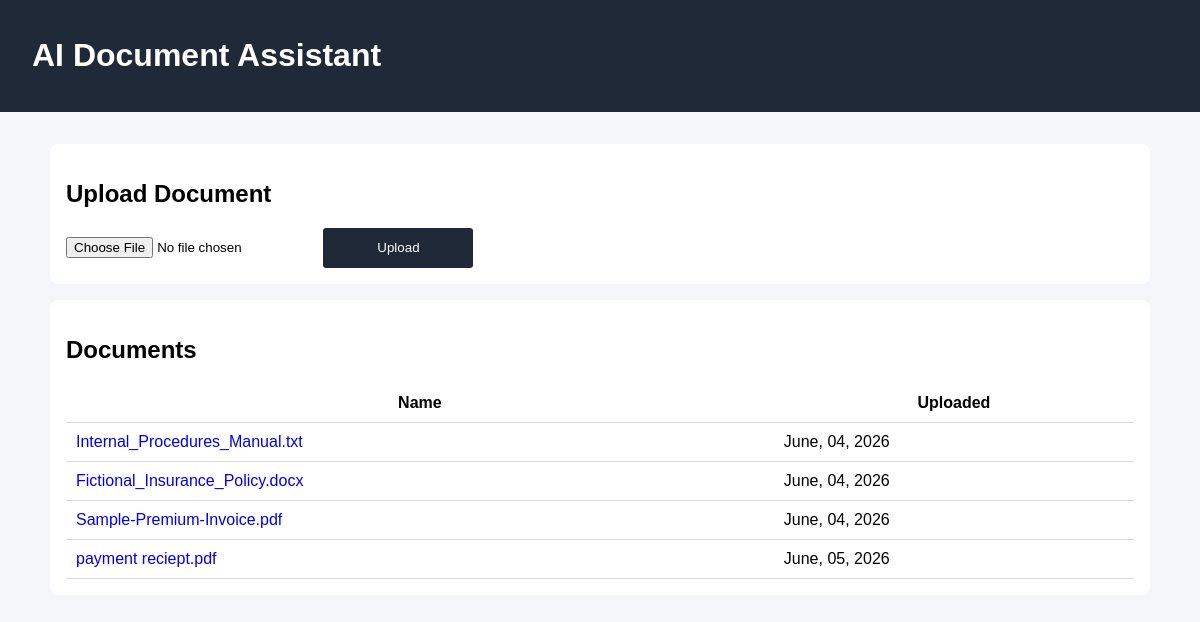
/documents, run on an earlier commit of the app's database.
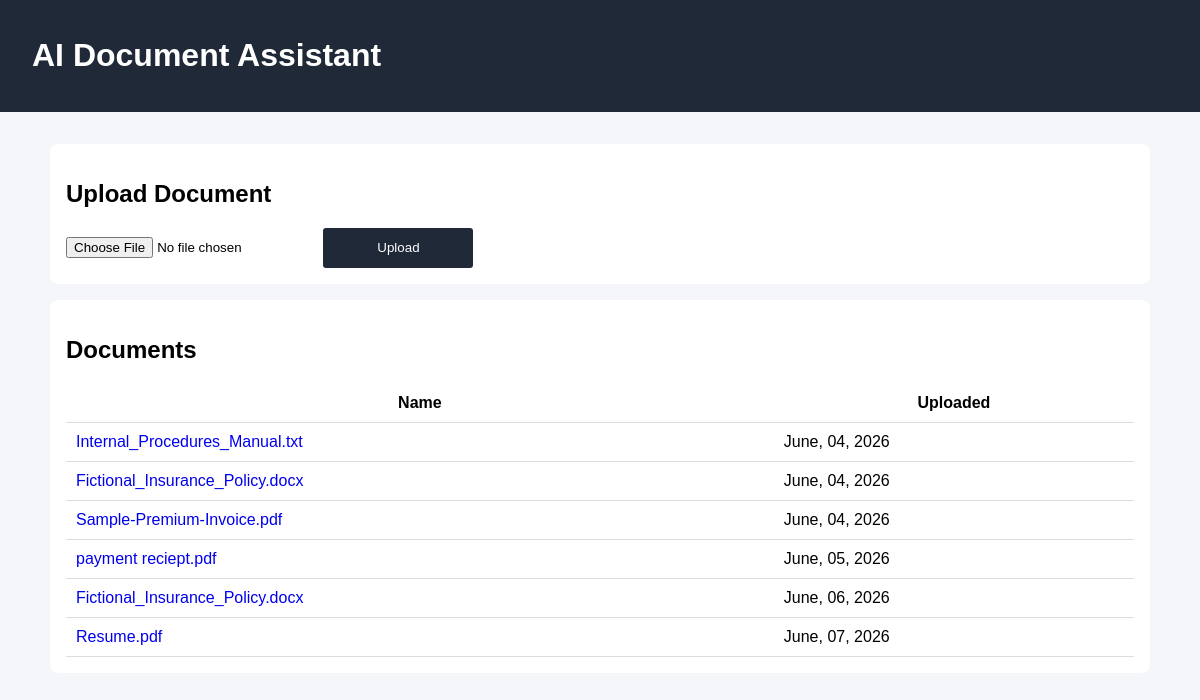
And on a later commit of the database.
### app/models.py (models this page shows, shortened)
class Document(Base):
    __tablename__ = "documents"
    id:Mapped[int] = mapped_column(Integer, primary_key=True, index=True)
    stored_filename: Mapped[str] = mapped_column(String(200),nullable=False)
    original_filename:Mapped[str] = mapped_column(String(200), nullable=False)
    uploaded_at:Mapped[datetime] = mapped_column(DateTime(timezone=True), default=lambda:datetime.now(UTC))
    questions:Mapped[list[Question]] = relationship(back_populates="document", cascade="all, delete-orphan")
    summary: Mapped[Summary] = relationship(back_populates="document", uselist=False, cascade="all, delete-orphan")
    extraction:Mapped[Extraction] = relationship(back_populates="document", uselist=False, cascade="all, delete-orphan")
    analysis: Mapped["DocumentAnalysis"] = relationship(back_populates="document", uselist=False, cascade="all, delete-orphan")

### app/web/documents.py (the view)
@router.get("/", include_in_schema=False, name="home")
@router.get("/documents", include_in_schema=False, name="documents")
def get_documents(request:Request, db:Annotated[Session, Depends(get_db)]):
    result = db.execute(select(models.Document))
    documents = result.scalars().all()
    return templates.TemplateResponse(
        request,
        "home.html",
        {"documents": documents, "title": "Documents"},
    )

### templates/home.html (shortened to what this page needs)
{% extends "layout.html" %}
{% block content %}
<section class="card">
    <h2>Upload Document</h2>
    <form action="{{ url_for('upload_file')}}" method="post" enctype="multipart/form-data">
        <input type="file" name="file" required>
        <button type="submit">
            Upload
        </button>
    </form>
</section>
<section class="card">
<h2>Documents</h2>
<table class="document-table">
    <thead>
        <tr>
            <th>Name</th>
            <th>Uploaded</th>
        </tr>
    </thead>
    <tbody>
        {% for document in documents %}
        <tr>
            <td>
                <a href="{{ url_for('document_page', document_id=document.id) }}">
                    {{ document.original_filename }}
                </a>
            </td>
            <td>
                {{ document.uploaded_at.strftime('%B, %d, %Y') }}
            </td>
        </tr>
        {% endfor %}
    </tbody>
</table>
</section>
{% endblock %}

### templates/layout.html (shortened to what this page needs)
<!DOCTYPE html>
<html lang="en">
<head>
    <link rel="stylesheet" href="{{ url_for('static', path='css/main.css') }}">
</head>
<body>
  <header class="topbar">
      <h1>AI Document Assistant</h1>
  </header>
  <main class="container">
      {% block content %}
      {% endblock %}
  </main>
</body>
</html>

### static/css/main.css (style rules this page uses)
body { font-family: Arial, sans-serif; background: #f5f6fa; margin: 0; }
a { text-decoration: none; }
.topbar { background: #1f2937; color: white; padding: 1rem 2rem; }
.container { max-width: 1100px; margin: 2rem auto; }
.card { background: white; padding: 1rem; margin-bottom: 1rem; border-radius: 8px; }
.document-table { width: 100%; border-collapse: collapse; }
.document-table th, .document-table td { padding: 10px; border-bottom: 1px solid #ddd; }
button { cursor: pointer; border:none; background-color: #1f2937; color: white; width: 150px; height: 40px; border-radius: 3px; transition: background-color 0.5s; }

What changed in the data, as far as the page shows it:
added Document: original_filename "Fictional_Insurance_Policy.docx", uploaded_at "June, 06, 2026"
added Document: original_filename "Resume.pdf", uploaded_at "June, 07, 2026"
